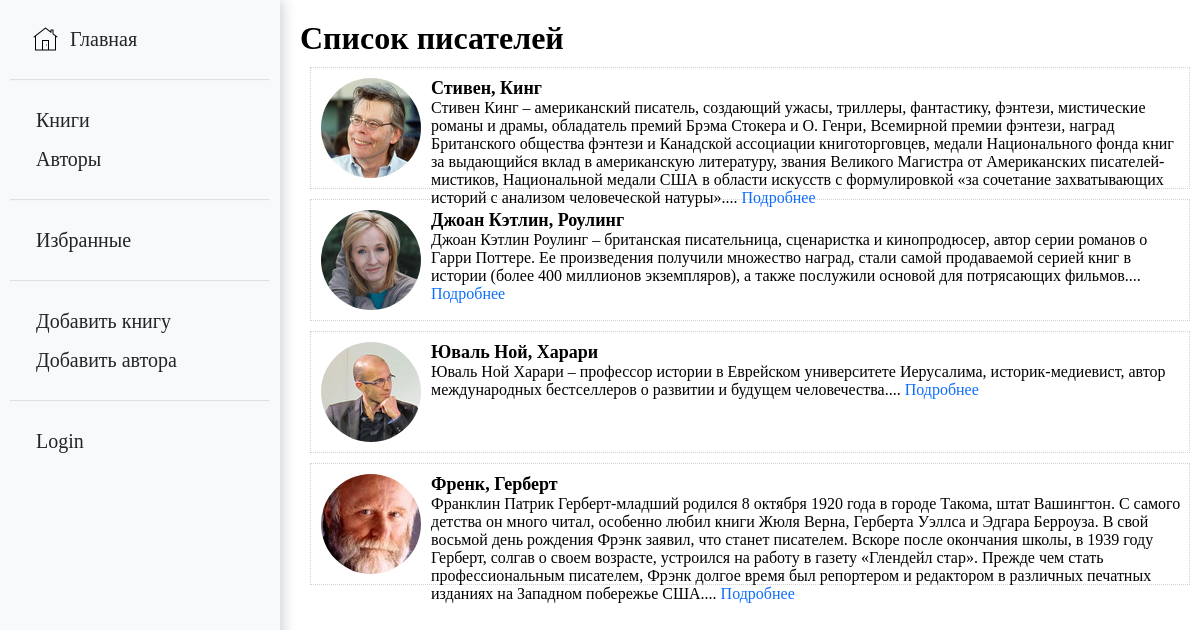
The app's page /catalog/authors/, older data.
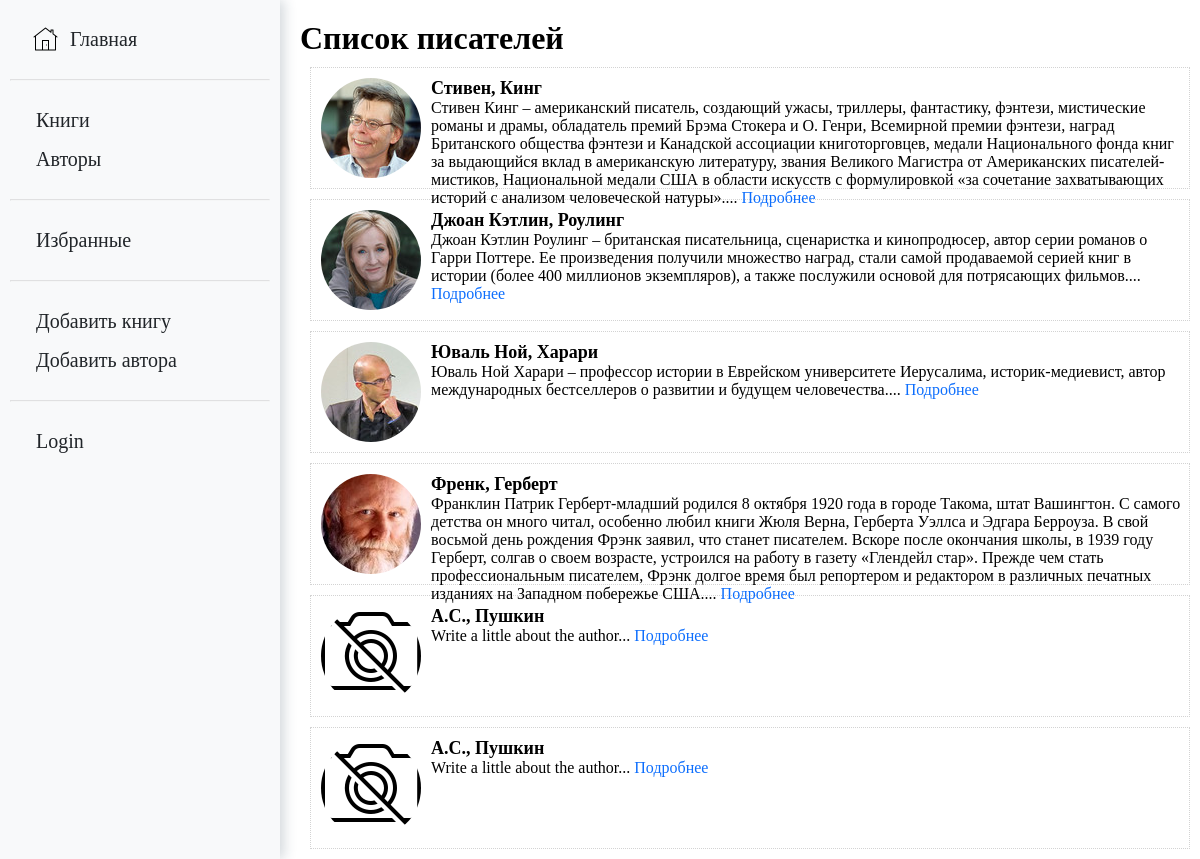
The same page, newer data.
### catalog/models.py (models this page shows, shortened)
class Author(models.Model):
    first_name = models.CharField(max_length=100)
    last_name = models.CharField(max_length=100)
    date_of_birth = models.DateField(null=True, blank=True)
    date_of_death = models.DateField('Died', null=True, blank=True)
    short_biography = models.TextField(max_length=550, default='Write a little about the author')
    biography = models.TextField(max_length=10000, default='Write more about the author',
                                 help_text='Enter information about writer')
    photo = models.ImageField(upload_to='photo', blank=True, null=True)
    def get_absolute_url(self):
        return reverse('author-detail', args=[str(self.id)])

### catalog/views.py (the view)
# urls.py: re_path(r'authors/$', views.AuthorListView.as_view(), name='authors'),
class AuthorListView(generic.ListView):
    model = Author
    paginate_by = 10

### catalog/templates/catalog/author_list.html
{% extends "base_generic.html" %}
{% block content %}
<h1>Список писателей</h1>
<div class="author-container">
    {% if author_list %}
            {% for author in author_list %}
                <div class="author-box">
                    {% if author.photo %}
                        <img class="author-photo" src="{{ author.photo.url }}">
                    {% else %}
                        <img class="author-photo "src="../../static/image/no_photo.png">
                    {% endif%}
                    <div class="author-info-right">
                        <h1 style="font-size: 18px;">{{ author.first_name }}, {{ author.last_name }}</h1>
                        <div>{{ author.short_biography }}... <a href="{{ author.get_absolute_url }}">Подробнее</a></div>
                    </div>
                </div>
            {% endfor %}
    {% else %}
        <p>no authors</p>
    {% endif %}
</div>
{% endblock %}

### catalog/templates/base_generic.html (shortened to what this page needs)
<!DOCTYPE html>
<html lang="ru">
<head>
    {% load static %}
    <link rel="stylesheet" href="{% static 'styles.css' %}">
</head>
<body>
    {% block sidebar %}
    <ul class="sidebar-nav">
        <div class="sidebar-nav-main"><a href="{% url 'index' %}">Главная</a></div>
        <hr class="sidebar-nav-line">
        <li><a href="{% url 'books' %}">Книги</a></li>
        <li><a href="{% url 'authors' %}">Авторы</a></li>
        <hr class="sidebar-nav-line">
        <li><a href="{% url 'my_favorites' %}">Избранные</a></li>
        <hr class="sidebar-nav-line">
        <li><a href="{% url 'book_create' %}">Добавить книгу</a></li>
        <li><a href="{% url 'author_create' %}">Добавить автора</a></li>
        <hr class="sidebar-nav-line">
        {% if user.is_authenticated %}
        <li><a href="">User: {{ user.get_username }}</a></li>
        <li><a href="{% url 'logout'%}?next={{request.path}}">Logout</a></li>
        {% else %}
        <li><a href="{% url 'login'%}?next={{request.path}}">Login</a></li>
        {% endif %}
    </ul>
    {% endblock %}
    <div class="main-content">
        {% block content %}{% endblock %}
    </div>
</body>
</html>

### catalog/static/styles.css (style rules this page uses)
html { box-sizing: border-box; font-family: 'Times New Roman', Times, serif; }
html, body, ul, h1 { margin: 0; padding: 0; }
.sidebar-nav { width: 280px; height: 100%; top: 0; position: fixed; z-index: 1; overflow-x: hidden; background-color: #f8f9fa; box-shadow: 4px 0px 12px 0px rgba(34, 60, 80, 0.2); }
.sidebar-nav a { text-decoration: none; font-size: 20px; color: #212529; display: block; margin-left: 20px; margin-right: 20px; padding: 8px 16px 8px 16px; }
.sidebar-nav-line { margin: 20px 10px; opacity: 0.25; size: 1px; }
.sidebar-nav-main { margin-top: 20px; }
.sidebar-nav-main a { padding-left: 50px; right: 0px; background-image: url('image/home_icon_black.png'); background-repeat: no-repeat; background-position: 12.5px; background-size: 25px; }
.main-content { margin-left: 300px; margin-top: 20px; }
.author-container { display: block; }
.author-box { width: 100% - 10px; height: 120px; border: 1px dotted lightgray; margin: 10px; display: flex; }
.author-photo { width: 100px; height: 100px; margin: 10px; border-radius: 50%; }
.author-info-right { margin-top: 10px; }
.author-info-right a { text-decoration: none; color: #0d6efd; }

Row changes from the older to the newer data that the page shows:
added Author: first_name "А.С.", last_name "Пушкин", short_biography "Write a little about the author"
added Author: first_name "А.С.", last_name "Пушкин", short_biography "Write a little about the author"
